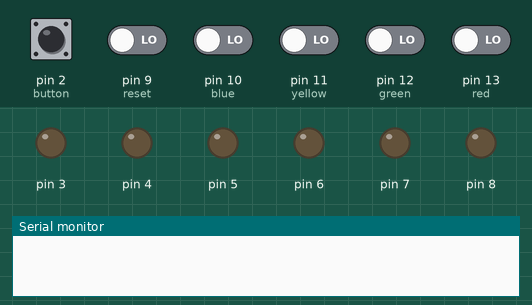
The sketch below on a simulated Arduino Uno, built with avr-gcc and run on an emulated ATmega328P. Parts: output pins drawn as LEDs (lit = HIGH), the last lines printed to the serial monitor. Dashed ring = blinking. The inputs (shaded band) are chosen by the test bench; at power-on: pin 2 (button), pin 9 (reset), pin 10 (blue), pin 11 (yellow), pin 12 (green), pin 13 (red) LOW.

Above: at 1.2 s.
1.3 s: pin 2 (button) pulled HIGH for 0.15 s
At 2.5 s:
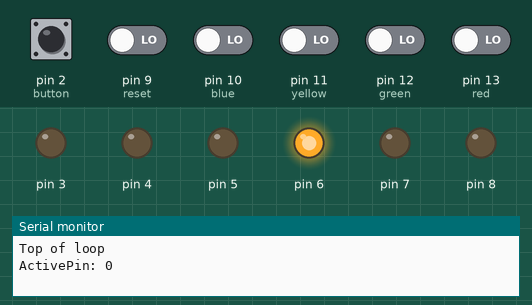
2.9 s: pin 2 (button) pulled HIGH for 1 s
At 3.9 s:
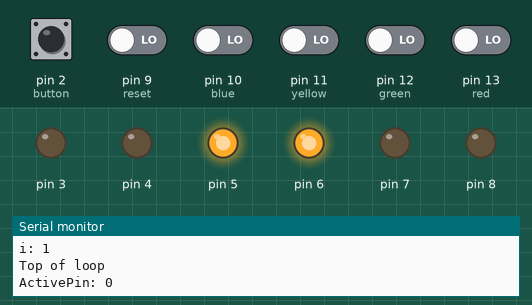
5.4 s: pin 2 (button) pulled HIGH for 0.15 s
At 5.8 s:
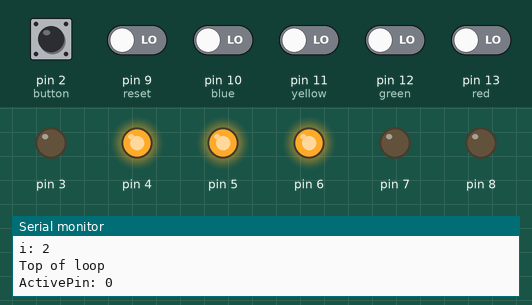
7.0 s: pin 2 (button) pulled HIGH for 0.15 s
At 7.27 s:
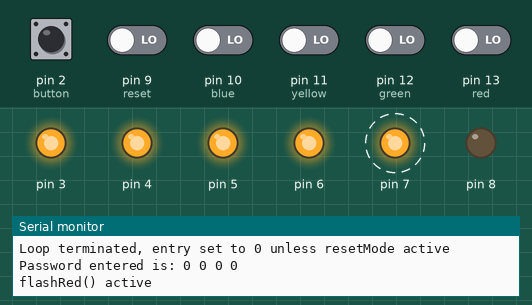
10.0 s: pin 2 (button) driven HIGH and pin 9 (reset) driven HIGH
13.0 s: pin 2 (button) pulsed LOW 2 times (0.12 s each, 0.3 s apart)
Timing chart, 0 to 16.0 s (numbered marks = the images above; inputs shaded):
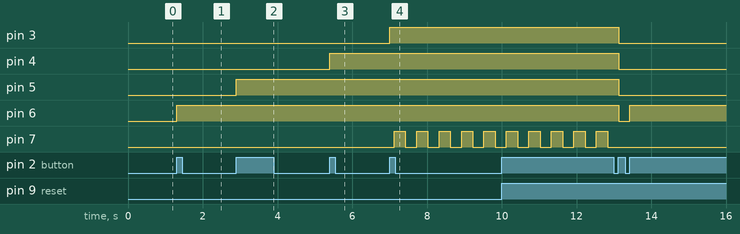

The sketch:

main.ino
```cpp
int pwd[4] = {10, 11, 12, 13}; //preset password (blue, yellow, green, red)
int pwdDefault[4] = {10, 11, 12, 13};
int pwdAttempt[4] = {0};

bool entry = 0;
bool resetMode = 0;
bool setPwd = 0;

int flash = 300;
bool flashing = 0; //Tracks whether program is in midst of flashing

volatile int activePin = 0;
const int reset = 9;
const int blue = 10;
const int yellow = 11;
const int green = 12;
const int red = 13;

unsigned long last_interrupt_time = 0;
unsigned long interrupt_time = 0;

volatile unsigned long firstPush = 0;
int timeoutValue = 10000;  //Give 10s to enter password
bool timeout = 0;
bool timeoutDisable = 0;

bool bounce = 0;
bool interruptLock = 0;   //If true will ignore interrupt

bool buttonState = 0; //Tracks whether button is high (pushed) or low (released)

unsigned long overflows = 0;


void setup(){
  cli();
  Serial.begin(9600);
  // put your setup code here, to run once:
  cli();
  DDRB = 1;  //set pin 8 to write and 9-13 to read
  DDRD |= 0b11111000; //set pins 0-2 to read, 3-7 to write

  TIMSK1 |= 1;

  //Set prescaler to clk/64
  TCCR1B &= ~(1<<2);
  TCCR1B |= (1<<1);
  TCCR1B |= (1<<0);

  attachInterrupt(0,buttonPushed,RISING);
  sei();
}


void loop() {

  if (entry){

    int j = 1;  //Variable that sets number of loops (4 for reset, 3 for attempt)

    if (activePin == reset){
      Serial.println("resetMode active");
      j = 0;
      resetMode = 1;
      clearPwd(pwdAttempt);
      timeoutDisable = 1;
    }

    if(setPwd){
      Serial.println("Pwd reset mode engaged");
    }

    if (!resetMode)
      digitalWrite(6, HIGH);


    for (int i = j; i < 4; i++){
      Serial.println("\nTop of loop");
      Serial.print("ActivePin: ");
      Serial.println(activePin);

      //Determine if button is being pressed and is not just noise
      if (digitalRead(2)==HIGH && !bounce)
        buttonState = 1;


      if(buttonState = 1)
        interruptLock = 1;

      //Wait for user to release button if high
      while(buttonState == 1){
        if(digitalRead(2) == LOW){
          //last_down_time = myMillis();
          buttonState = 0;
        }

      }

      //Wait for high to low noise to dissipate
      myDelay(100);

      interruptLock = 0;


      //State of button: low


      while(digitalRead(2) == LOW){ //Wait until next button is pressed
        //Check if timeout:
        if (!resetMode || i > 0)
          if (checkTimeout(firstPush, timeoutValue)){
            Serial.println("timeout detected with button low");
            break;
          }
      }

      if (resetMode && i == 0){
        firstPush = myMillis();
        Serial.println("First push set for reset");
      }

      //Check if timeout:
      if (checkTimeout(firstPush, timeoutValue)){//&&!setPwd;
        Serial.println("Timeout! Password cleared");
        flashRedBlue(i);
        clearPwd(pwdAttempt);
        entry = 0;
        timeout = 1;
        timeoutDisable = 1;
        break;
      }


      digitalWrite(6-i, HIGH);


      Serial.print("Button for password element ");
      Serial.print(i);
      Serial.println(" pressed.");

      //State of button: high
      //At this point a button should be pressed for the second, third or fourth time

      //if (!bounce){
        Serial.print("Entering ");
        Serial.print(activePin);
        Serial.println(" to input sequence");

        if (!setPwd)
          pwdAttempt[i] = activePin;

        else
          pwd[i] = activePin;
      //}

        Serial.print("i: ");
        Serial.println(i);

        if (i == 3){
          Serial.println("Loop terminated, entry set to 0 unless resetMode active");

          //if(!resetMode)
            entry = 0;

          //if(setPwd)
          //  setPwd = 0;
        }

    }

    if (timeout)
      entry = 0;

    if(!setPwd)
      printPwd(pwdAttempt);

    else{
      Serial.println("New password:");
      printPwd(pwd);
      flashGreen();
    }


    if (!timeout && !setPwd){  //Else red/green will flash after blue
      if (isCorrect(pwdAttempt))
        flashGreen();

      else{
        flashRed();
      }
    }

    setPwd = 0;

    if(resetMode && isCorrect(pwdAttempt)){
      setPwd = 1;
      resetMode = 0; //(ensures user is 'locked out' after entering new pwd)
    }

    clearPwd(pwdAttempt);
    timeout = 0;

  }


//  if (entry == 0 || resetMode){

    digitalWrite(6, LOW);
    digitalWrite(5, LOW);
    digitalWrite(4, LOW);
    digitalWrite(3, LOW);

//  }


  if (entry == 0)
    timeoutDisable = 1;

}


//Interrupt handler:

void buttonPushed(){

  //Catch timestamp at which interrupt is triggered
  interrupt_time = myMillis();

  // If interrupts come faster than 500ms, assume it's a bounce and ignore
  if (interrupt_time - last_interrupt_time > 500 && !interruptLock){

    //Serial.println("\n----------------\nInterrupt triggered");

    //Determine which button is being pressed:

    if (digitalRead(blue) == HIGH)
      activePin = blue;

    else if (digitalRead(reset) == HIGH)
      activePin = reset;

    else if(digitalRead(yellow) == HIGH)
      activePin = yellow;

    else if (digitalRead(green) == HIGH)
      activePin = green;

    else if (digitalRead(red) == HIGH)
      activePin = red;

    bounce = 0;

    if (entry == 0){
      //Start password timer:
      timeoutDisable = 0;
      //Serial.println("Entry 0, firstPush reset");

      //Enter first element of password if not reset button
      if (activePin != reset && !setPwd)
        pwdAttempt[0] = activePin;

      else if (setPwd){
        pwd[0] = activePin;
      }

      firstPush = myMillis();
      entry = 1;
    }


  }

  else{  //If less than 200ms
    //Serial.println("Debounced!");
    bounce = 1;
  }

  last_interrupt_time = interrupt_time;
}


ISR(TIMER1_OVF_vect){
  overflows++;
}


unsigned long myMillis(){

  return ((overflows*65535 + TCNT1) / 32140);

}


void myDelay(int value){

  unsigned long startTime = myMillis();

  while (myMillis() - startTime < value){}

  return;
}


void flashGreen(){

  Serial.println("flashGreen() active");

  for(int i = 0; i < 10; i++){
    PORTB |= (1<<0);
    //TCCR1B |= (1<<2);
    //TCCR1B |= (1<<0);
    myDelay(flash);
    PORTB &= ~(1<<0);
    myDelay(flash);
  }

  return;
}


void flashRed(){

  Serial.println("flashRed() active");

  for (int i = 0; i < 10; i++){
    PORTD |= (1<<7);
    //TCCR1B |= (1<<2);
    //TCCR1B |= (1<<0);
    myDelay(flash);
    PORTD &= ~(1<<7);
    myDelay(flash);
  }

  return;
}


void flashRedBlue(int lightsActive){

  for (int i = 0; i < 6; i++){

    //Pins on:
    digitalWrite(7, HIGH);

    for (int i = 0; i < lightsActive; i++){
      int pin = 6 - i;
      digitalWrite(pin, HIGH);
    }

    myDelay(flash);


    //Pins off:
    digitalWrite(7, LOW);

    for (int i = 0; i < lightsActive; i++){
      int pin = 6 - i;
      digitalWrite(pin, LOW);
    }

    myDelay(flash);
  }

  return;

}


bool isCorrect(int pwdAttempt[]){

  bool correct = true;

  for ( int i = 0; i < 4; i++){
    if (pwdAttempt[i] != pwd[i])
      correct = false;
  }

  return correct;
}


void printPwd(int pwdAttempt[]){

  Serial.print("Password entered is: ");

  for (int i = 0; i < 4; i++){
    Serial.print(pwdAttempt[i]);
    Serial.print(" ");
  }

  Serial.println();

}


bool checkTimeout(int firstPush, int timeoutValue){

  bool timeoutFlag = 0;

  if ((myMillis() - firstPush > timeoutValue) && !timeoutDisable){
    timeoutFlag = 1;
  }

  if (timeoutDisable)
    Serial.println("timeoutDisable has denied a timeout");

  return timeoutFlag;
}


void clearPwd(int pwdAttempt[]){

  for (int i = 0; i < 4; i++){
    pwdAttempt[i] = 0;
  }

  return;
}
```

Measured:
- after the input at 1.3 s, pin 6: LOW → HIGH at once
- after the input at 2.9 s, pin 5: LOW → HIGH at once
- after the input at 5.4 s, pin 4: LOW → HIGH at once
- after the input at 7.0 s, pin 3: LOW → HIGH at once; pin 7: alternates HIGH for 0.30 s and LOW for 0.30 s, starting after 0.12 s
